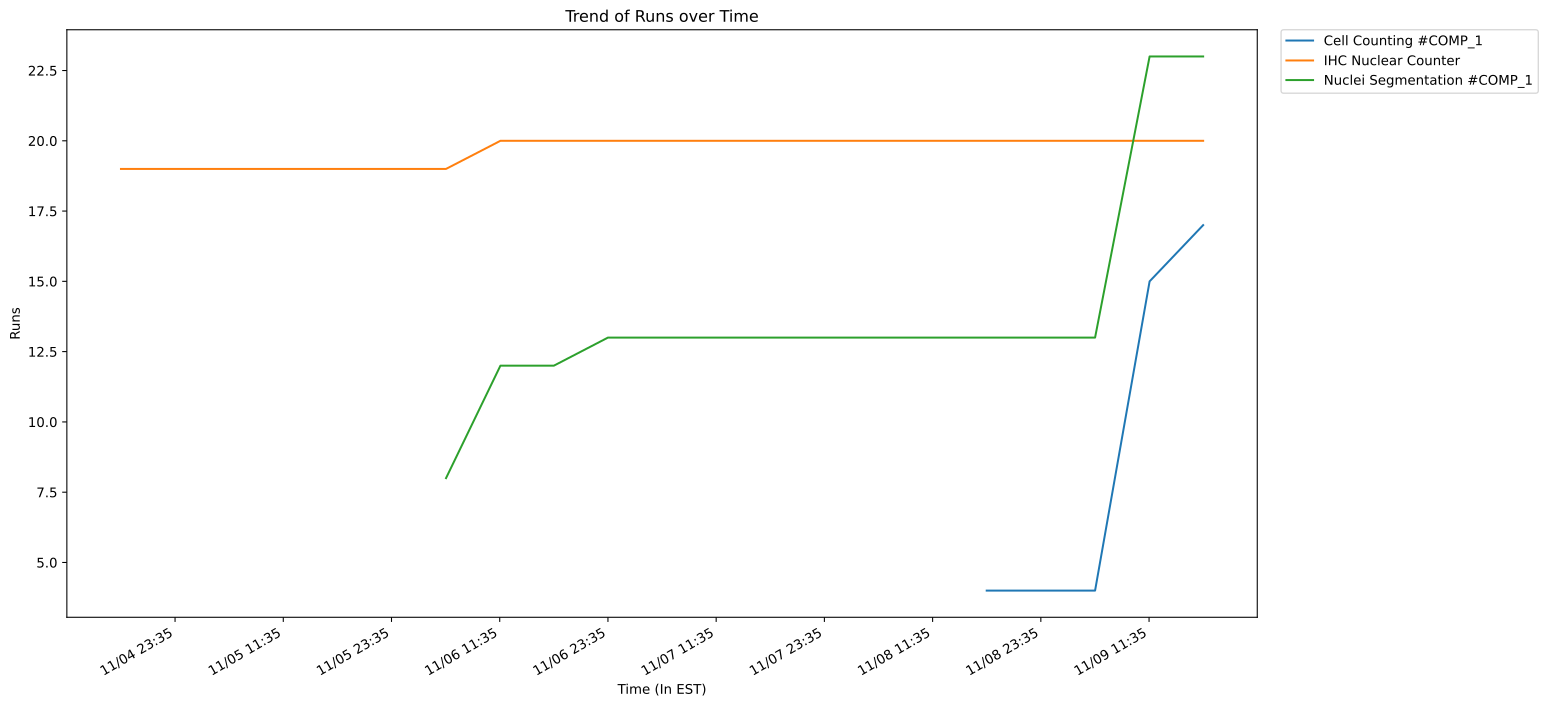

The Python source for this figure:
import pandas as pd
import matplotlib.pyplot as plt
from matplotlib.dates import DateFormatter
import matplotlib.dates as mdates

# Load your data
df = pd.read_csv('stats.csv')

# Convert the 'Timestamp' column to datetime format
df['Timestamp'] = pd.to_datetime(df['Timestamp'], unit='s') - pd.Timedelta('05:00:00')

# Get last 7 days of the data
df['Timestamp'] =  df[df['Timestamp'] > df['Timestamp'].max() - pd.Timedelta(days=5)]["Timestamp"]

df.sort_values(['Timestamp', 'Name'], inplace=True)
fig, ax = plt.subplots(figsize=(16,9))

# Group the data by 'Name' and plot each group
for name, group in df.groupby('Name'):
    group.plot(x='Timestamp', y='Runs', ax=ax, label=name)

# # Set the x-axis to have a tick every 6 hours
ax.xaxis.set_major_locator(mdates.MinuteLocator(interval=390))

# Set the x-axis to have a tick every day, formatting the tick labels as 'June 15'
ax.xaxis.set_major_formatter(DateFormatter("%m/%d %I:%M"))

plt.xlabel('Time (In EST)')
plt.ylabel('Runs')
plt.title('Trend of Runs over Time')
plt.legend(bbox_to_anchor=(1.02, 1), loc='upper left', borderaxespad=0)

# plt.gca().legend_ = None

# Save the figure 1920x1080
plt.savefig('plot.svg', dpi=120,bbox_inches='tight',format='svg')
